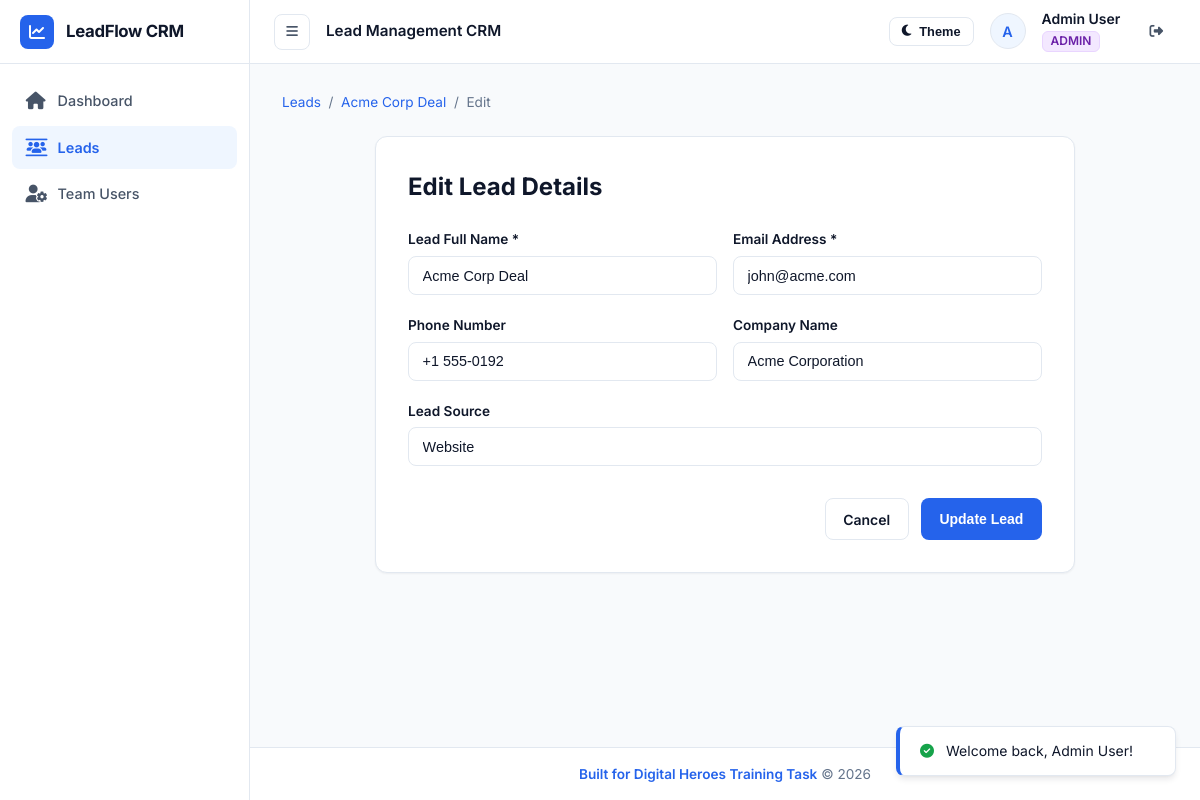
Screenshot of /public/leads/1/edit (signed in) with the database file from the repository.
### tables this page shows
CREATE TABLE `users` (
  `id` INT UNSIGNED AUTO_INCREMENT PRIMARY KEY,
  `name` VARCHAR(191) NOT NULL,
  `email` VARCHAR(191) NOT NULL UNIQUE,
  `password` VARCHAR(255) NOT NULL,
  `role` ENUM('ADMIN', 'MEMBER') NOT NULL DEFAULT 'MEMBER',
  `created_at` TIMESTAMP DEFAULT CURRENT_TIMESTAMP,
  `updated_at` TIMESTAMP DEFAULT CURRENT_TIMESTAMP ON UPDATE CURRENT_TIMESTAMP,
  INDEX `idx_users_email` (`email`),
  INDEX `idx_users_role` (`role`)
);

CREATE TABLE `leads` (
  `id` INT UNSIGNED AUTO_INCREMENT PRIMARY KEY,
  `name` VARCHAR(191) NOT NULL,
  `email` VARCHAR(191) NOT NULL,
  `phone` VARCHAR(50) DEFAULT NULL,
  `company` VARCHAR(191) DEFAULT NULL,
  `source` VARCHAR(100) DEFAULT NULL,
  `status` ENUM('New', 'Contacted', 'Qualified', 'Proposal Sent', 'Negotiation', 'Won', 'Lost') NOT NULL DEFAULT 'New',
  `assigned_to` INT UNSIGNED DEFAULT NULL,
  `created_by` INT UNSIGNED NOT NULL,
  `created_at` TIMESTAMP DEFAULT CURRENT_TIMESTAMP,
  `updated_at` TIMESTAMP DEFAULT CURRENT_TIMESTAMP ON UPDATE CURRENT_TIMESTAMP,
  INDEX `idx_leads_status` (`status`),
  INDEX `idx_leads_assigned_to` (`assigned_to`),
  INDEX `idx_leads_created_by` (`created_by`),
  INDEX `idx_leads_email` (`email`),
  INDEX `idx_leads_created_at` (`created_at`),
  CONSTRAINT `fk_leads_assigned_to` FOREIGN KEY (`assigned_to`) REFERENCES `users` (`id`) ON DELETE SET NULL ON UPDATE CASCADE,
  CONSTRAINT `fk_leads_created_by` FOREIGN KEY (`created_by`) REFERENCES `users` (`id`) ON DELETE CASCADE ON UPDATE CASCADE
);

### app/Helpers/functions.php (called while the page is built, shortened)
<?php
if (!function_exists('e')) {
    function e(?string $value): string
    {
        return htmlspecialchars($value ?? '', ENT_QUOTES, 'UTF-8');
    }
}
if (!function_exists('base_url')) {
    function base_url(string $path = ''): string
    {
        $scriptName = $_SERVER['SCRIPT_NAME'] ?? '';
        $baseFolder = rtrim(dirname($scriptName), '/\\');
        $path = ltrim($path, '/');
        return $path ? $baseFolder . '/' . $path : ($baseFolder ?: '/');
    }
}
if (!function_exists('view')) {
    function view(string $template, array $data = []): void
    {
        extract($data);
        $file = __DIR__ . '/../../views/' . str_replace('.', '/', $template) . '.php';
        require $file;
    }
}
if (!function_exists('old')) {
    function old(string $key, mixed $default = ''): mixed
    {
        return \App\Core\Session::getOldInput($key, $default);
    }
}

### app/Core/Response.php (called while the page is built, shortened)
<?php
class Response
{
    public function render(string $view, array $data = [], int $statusCode = 200): void
    {
        view($view, $data);
        exit;
    }
}

### app/Controllers/LeadController.php (called while the page is built, shortened)
<?php
class LeadController
{
    private LeadService $leadService;
    private Response $response;
    public function __construct()
    {
        $this->leadService = new LeadService();
        $this->response = new Response();
    }
    public function edit(Request $request, string $id): void
    {
        $leadId = (int) $id;
        $restrictedUserId = Auth::isMember() ? Auth::id() : null;
        $lead = $this->leadService->getLead($leadId, $restrictedUserId);
        $members = Auth::isAdmin() ? User::allMembers() : [];
        $this->response->render('leads.edit', [
            'lead' => $lead,
            'members' => $members,
            'statuses' => Lead::STATUSES
        ]);
    }
}

### public/index.php (called while the page is built, shortened)
<?php
spl_autoload_register(function ($class) {
    $prefix = 'App\\';
    $baseDir = BASE_PATH . '/app/';
    $len = strlen($prefix);
    $relativeClass = substr($class, $len);
    $file = $baseDir . str_replace('\\', '/', $relativeClass) . '.php';
});
require_once BASE_PATH . '/app/Helpers/functions.php';
try {
    $request = new \App\Core\Request();
    $router = new \App\Core\Router($request);
    $router->dispatch();
} catch (\Throwable $e) {
    $isApi = str_starts_with($_SERVER['REQUEST_URI'] ?? '', '/api') ||
             (isset($_SERVER['HTTP_ACCEPT']) && str_contains($_SERVER['HTTP_ACCEPT'], 'application/json'));
    if ($isApi) {
        json_response([
            'success' => false,
            'error' => $e->getMessage(),
            'code' => $e->getCode() ?: 500
        ], $e->getCode() >= 400 && $e->getCode() < 600 ? $e->getCode() : 500);
    } else {
        http_response_code(500);
        if (file_exists(BASE_PATH . '/views/errors/500.php')) {
            view('errors.500', ['exception' => $e]);
        } else {
            echo "<h1>500 Internal Server Error</h1>";
            echo "<p>" . e($e->getMessage()) . "</p>";
        }
    }
}

### app/Core/Auth.php (called while the page is built, shortened)
<?php
class Auth
{
    private static ?array $userCache = null;
    public static function user(): ?array
    {
        if (self::$userCache !== null) {
            return self::$userCache;
        }
        $userId = Session::get('user_id');
        $user = User::find((int) $userId);
        self::$userCache = $user;
        return self::$userCache;
    }
    public static function check(): bool
    {
        return self::user() !== null;
    }
    public static function isMember(): bool
    {
        $user = self::user();
        return $user && $user['role'] === 'MEMBER';
    }
}

### config/database.php (called while the page is built)
<?php
return [
    'host' => '127.0.0.1',
    'port' => 3306,
    'database' => 'lead_crm',
    'username' => 'root',
    'password' => '',
    'charset' => 'utf8mb4',
    'options' => [
        PDO::ATTR_ERRMODE => PDO::ERRMODE_EXCEPTION,
        PDO::ATTR_DEFAULT_FETCH_MODE => PDO::FETCH_ASSOC,
        PDO::ATTR_EMULATE_PREPARES => false,
    ]
];

### app/Core/Database.php (called while the page is built, shortened)
<?php
class Database
{
    private static ?PDO $instance = null;
    public static function getInstance(): PDO
    {
        if (self::$instance === null) {
            $config = require BASE_PATH . '/config/database.php';
            $dsn = sprintf(
                "mysql:host=%s;port=%d;dbname=%s;charset=%s",
                $config['host'],
                $config['port'],
                $config['database'],
                $config['charset']
            );
            try {
                self::$instance = new PDO(
                    $dsn,
                    $config['username'],
                    $config['password'],
                    $config['options']
                );
            } catch (PDOException $e) {
                throw new Exception("Database Connection Failed: " . $e->getMessage(), 500);
            }
        }
        return self::$instance;
    }
    public static function fetch(string $sql, array $params = []): ?array
    {
        $stmt = self::getInstance()->prepare($sql);
        $stmt->execute($params);
        $result = $stmt->fetch();
        return $result ?: null;
    }
}

### app/Models/User.php (called while the page is built, shortened)
<?php
class User
{
    public static function find(int $id): ?array
    {
        return Database::fetch("SELECT id, name, email, role, created_at, updated_at FROM users WHERE id = ?", [$id]);
    }
}

### app/Middleware/AuthMiddleware.php (called while the page is built, shortened)
<?php
class AuthMiddleware
{
    public function handle(Request $request): void
    {
        if (!Auth::check()) {
            if ($request->isJson()) {
                json_response(['success' => false, 'error' => 'Unauthenticated access.'], 401);
            } else {
                flash('error', 'Please log in to access this page.');
                redirect('/login');
            }
        }
    }
}

### app/Core/Session.php (called while the page is built, shortened)
<?php
class Session
{
    public static function get(string $key, mixed $default = null): mixed
    {
        return $_SESSION[$key] ?? $default;
    }
    public static function getOldInput(string $key, mixed $default = ''): mixed
    {
        $value = $_SESSION['_old_input'][$key] ?? $default;
        return $value;
    }
}

### app/Models/Lead.php (called while the page is built, shortened)
<?php
class Lead
{
    public static function find(int $id): ?array
    {
        $sql = "SELECT l.*,
                       u_assigned.name as assigned_to_name,
                       u_assigned.email as assigned_to_email,
                       u_creator.name as created_by_name
                FROM leads l
                LEFT JOIN users u_assigned ON l.assigned_to = u_assigned.id
                LEFT JOIN users u_creator ON l.created_by = u_creator.id
                WHERE l.id = ?";
        return Database::fetch($sql, [$id]);
    }
}

### app/Services/LeadService.php (called while the page is built, shortened)
<?php
class LeadService
{
    public function getLead(int $id, ?int $restrictedUserId = null): ?array
    {
        $lead = Lead::find($id);
        return $lead;
    }
}

### app/Core/Request.php (called while the page is built, shortened)
<?php
class Request
{
    private string $uri;
    public function __construct()
    {
        $this->uri = $this->parseUri();
    }
    private function parseUri(): string
    {
        $rawUri = $_SERVER['REQUEST_URI'] ?? '/';
        $rawUri = urldecode($rawUri);
        $scriptDir = urldecode(dirname($_SERVER['SCRIPT_NAME'] ?? ''));
        $scriptDir = str_replace('\\', '/', $scriptDir);
        if ($scriptDir !== '/' && $scriptDir !== '.' && str_starts_with($rawUri, $scriptDir)) {
            $rawUri = substr($rawUri, strlen($scriptDir));
        }
        $uri = '/' . trim($rawUri, '/');
        return $uri === '' ? '/' : $uri;
    }
    public function getUri(): string
    {
        return $this->uri;
    }
}

### views/leads/edit.php (the view, shortened to what this page needs)
<div style="margin-bottom: 1.5rem; font-size: 0.85rem; color: var(--text-muted);">
    <a href="<?= base_url('/leads') ?>">Leads</a> &nbsp;&sol;&nbsp;
    <a href="<?= base_url('/leads/' . $lead['id']) ?>"><?= e($lead['name']) ?></a> &nbsp;&sol;&nbsp;
    <span>Edit</span>
</div>
<div class="table-card" style="max-width: 700px; padding: 2rem; margin: 0 auto;">
    <h1 style="font-size: 1.5rem; font-weight: 700; margin-bottom: 1.5rem; color: var(--text-main);">Edit Lead Details</h1>
    <form action="<?= base_url('/leads/' . $lead['id']) ?>" method="POST">
        <div style="display: grid; grid-template-columns: 1fr 1fr; gap: 1rem;">
            <div class="form-group">
                <label class="form-label" for="name">Lead Full Name *</label>
                <input type="text" id="name" name="name" class="form-control" value="<?= e(old('name', $lead['name'])) ?>" required>
            </div>
            <div class="form-group">
                <label class="form-label" for="email">Email Address *</label>
                <input type="email" id="email" name="email" class="form-control" value="<?= e(old('email', $lead['email'])) ?>" required>
            </div>
        </div>
        <div style="display: grid; grid-template-columns: 1fr 1fr; gap: 1rem;">
            <div class="form-group">
                <label class="form-label" for="phone">Phone Number</label>
                <input type="text" id="phone" name="phone" class="form-control" value="<?= e(old('phone', $lead['phone'])) ?>">
            </div>
            <div class="form-group">
                <label class="form-label" for="company">Company Name</label>
                <input type="text" id="company" name="company" class="form-control" value="<?= e(old('company', $lead['company'])) ?>">
            </div>
        </div>
        <div class="form-group">
            <label class="form-label" for="source">Lead Source</label>
            <input type="text" id="source" name="source" class="form-control" value="<?= e(old('source', $lead['source'])) ?>">
        </div>
        <div style="display: flex; justify-content: flex-end; gap: 0.75rem; margin-top: 2rem;">
            <a href="<?= base_url('/leads/' . $lead['id']) ?>" class="btn btn-secondary">Cancel</a>
            <button type="submit" class="btn btn-primary">Update Lead</button>
        </div>
    </form>
</div>
<?php
require BASE_PATH . '/views/layouts/main.php';
?>

### app/Core/Router.php (shortened to what this page needs)
<?php
class Router
{
    private Request $request;
    private array $routes = [];
    private array $groupMiddleware = [];
    public function __construct(Request $request)
    {
        $this->request = $request;
    }
    public function group(array $attributes, callable $callback): void
    {
        $previousGroupMiddleware = $this->groupMiddleware;
        if (isset($attributes['middleware'])) {
            $this->groupMiddleware = array_merge($this->groupMiddleware, (array) $attributes['middleware']);
        }
        $this->groupMiddleware = $previousGroupMiddleware;
    }
    private function addRoute(string $method, string $path, array $handler, array $middleware = []): self
    {
        $allMiddleware = array_merge($this->groupMiddleware, $middleware);
        $this->routes[] = [
            'method' => strtoupper($method),
            'path' => '/' . trim($path, '/'),
            'handler' => $handler,
            'middleware' => $allMiddleware
        ];
        return $this;
    }
    public function dispatch(): void
    {
        $requestMethod = $this->request->getMethod();
        $requestUri = '/' . trim($this->request->getUri(), '/');
        foreach ($this->routes as $route) {
            if ($route['method'] !== $requestMethod) {
                continue;
            }
            $pattern = preg_replace('/\{([a-zA-Z0-9_]+)\}/', '(?P<$1>[^/]+)', $route['path']);
            $pattern = '#^' . $pattern . '$#';
            if (preg_match($pattern, $requestUri, $matches)) {
                $params = array_filter($matches, 'is_string', ARRAY_FILTER_USE_KEY);
                foreach ($route['middleware'] as $middlewareClass) {
                    $middleware = new $middlewareClass();
                    $middleware->handle($this->request);
                }
                [$controllerClass, $method] = $route['handler'];
                $controller = new $controllerClass();
                call_user_func_array([$controller, $method], array_merge([$this->request], $params));
                return;
            }
        }
    }
}

### views/partials/navbar.php
<?php $currentUser = \App\Core\Auth::user(); ?>
<nav class="top-navbar">
    <div class="navbar-left">
        <button type="button" class="menu-toggle-btn" id="menuToggleBtn" title="Toggle Navigation">
            <i class="fa-solid fa-bars"></i>
        </button>
        <span style="font-size: 0.95rem; font-weight: 600; color: var(--text-primary);">
            Lead Management CRM
        </span>
    </div>
    <div class="user-nav-group">
        <button type="button" class="btn btn-secondary" id="themeToggleBtn" style="padding: 0.4rem 0.75rem; font-size: 0.8rem;">
            <i class="fa-solid fa-moon"></i>
            <span>Theme</span>
        </button>
        <?php if ($currentUser): ?>
            <div class="user-avatar-badge">
                <?= strtoupper(substr($currentUser['name'], 0, 1)) ?>
            </div>
            <div style="display: flex; flex-direction: column; line-height: 1.2;">
                <span style="font-weight: 600; font-size: 0.875rem; color: var(--text-primary);"><?= e($currentUser['name']) ?></span>
                <span class="badge-role <?= $currentUser['role'] === 'ADMIN' ? 'badge-admin' : 'badge-member' ?>" style="width: fit-content; margin-top: 0.15rem;">
                    <?= $currentUser['role'] ?>
                </span>
            </div>
            <a href="<?= base_url('/logout') ?>" class="btn btn-ghost" style="padding: 0.4rem 0.75rem; font-size: 0.85rem;" title="Sign Out">
                <i class="fa-solid fa-right-from-bracket"></i>
            </a>
        <?php endif; ?>
    </div>
</nav>

### rows the page displays
users: name "A", name "Admin User", role "ADMIN"
leads: name "Acme Corp Deal", email "john@acme.com", phone "+1 555-0192", company "Acme Corporation", source "Website"
